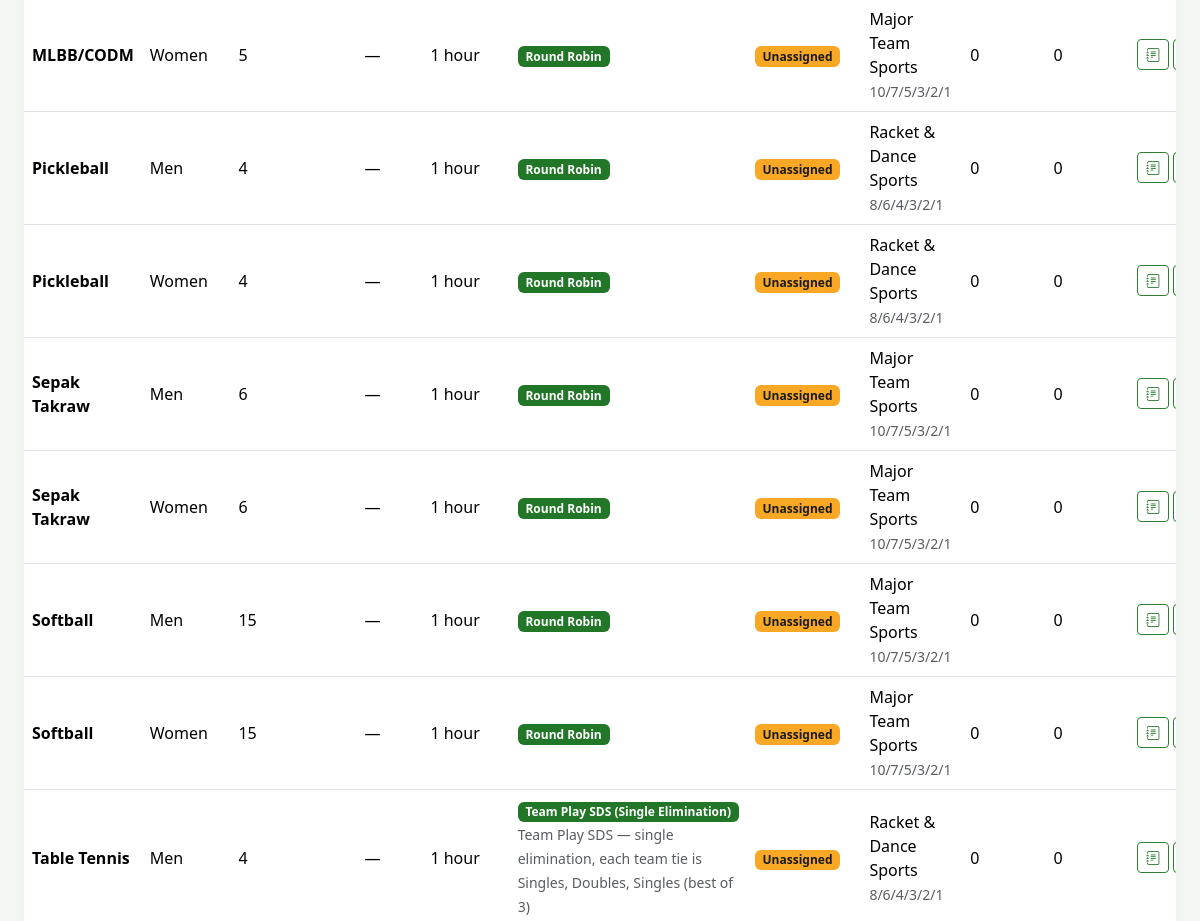
The app's page /intramurals/sports/index.php (signed in, middle part), older data.
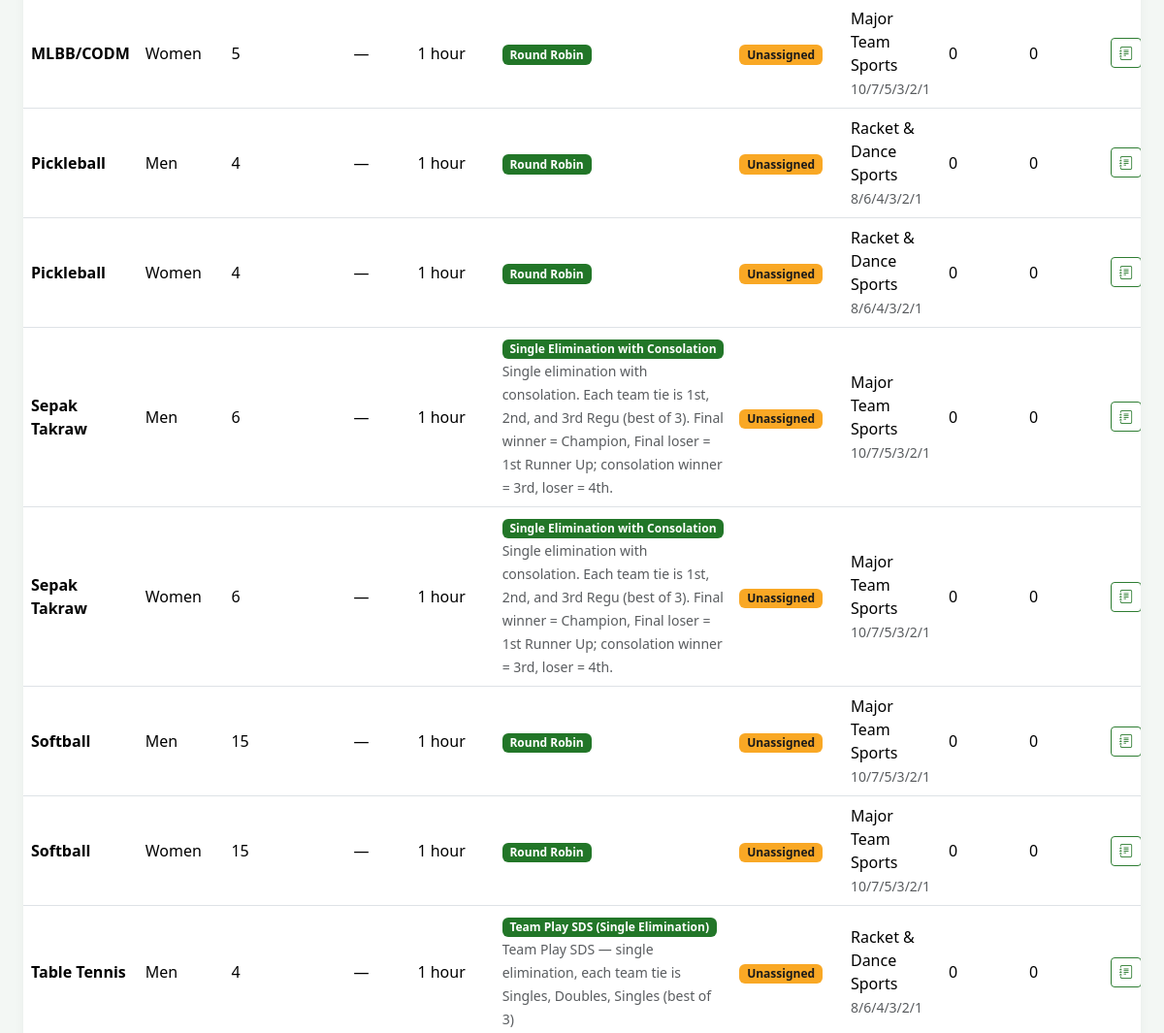
The same page, newer data.
### tables this page shows
CREATE TABLE IF NOT EXISTS intramural_sports (
    id INT AUTO_INCREMENT PRIMARY KEY,
    name VARCHAR(100) NOT NULL,
    description TEXT,
    category ENUM('men', 'women', 'mixed') NOT NULL DEFAULT 'men',
    players_per_event INT DEFAULT NULL,
    scoring_method ENUM('points', 'sets', 'games', 'time') NOT NULL DEFAULT 'points',
    rules TEXT,
    guidelines TEXT,
    schedule_notes TEXT,
    venue VARCHAR(150) DEFAULT NULL,
    game_duration_minutes INT NOT NULL DEFAULT 60,
    tournament_format ENUM('round_robin', 'single_elimination', 'single_elimination_consolation', 'modified_single_elimination_consolation', 'double_elimination', 'group_knockout', 'rank_first_to_last', 'team_play_sds', 'team_play_sds_consolation', 'custom') NOT NULL DEFAULT 'round_robin',
    format_notes TEXT,
    win_points INT NOT NULL DEFAULT 3,
    draw_points INT NOT NULL DEFAULT 1,
    loss_points INT NOT NULL DEFAULT 0,
    point_scheme_id INT DEFAULT NULL,
    created_at TIMESTAMP DEFAULT CURRENT_TIMESTAMP,
    updated_at TIMESTAMP DEFAULT CURRENT_TIMESTAMP ON UPDATE CURRENT_TIMESTAMP,
    UNIQUE KEY uq_sport_name_category (name, category),
    FOREIGN KEY (point_scheme_id) REFERENCES intramural_point_schemes(id) ON DELETE SET NULL
);

CREATE TABLE IF NOT EXISTS intramural_point_schemes (
    id INT AUTO_INCREMENT PRIMARY KEY,
    name VARCHAR(100) NOT NULL UNIQUE,
    description TEXT,
    points_1 INT NOT NULL DEFAULT 10,
    points_2 INT NOT NULL DEFAULT 7,
    points_3 INT NOT NULL DEFAULT 5,
    points_4 INT NOT NULL DEFAULT 3,
    points_5 INT NOT NULL DEFAULT 2,
    points_6 INT NOT NULL DEFAULT 1,
    is_active TINYINT(1) NOT NULL DEFAULT 1,
    created_at TIMESTAMP DEFAULT CURRENT_TIMESTAMP,
    updated_at TIMESTAMP DEFAULT CURRENT_TIMESTAMP ON UPDATE CURRENT_TIMESTAMP
);

### includes/functions.php (called while the page is built, shortened)
<?php
function sanitize(string $input): string
{
    return htmlspecialchars(trim($input), ENT_QUOTES, 'UTF-8');
}
function getSetting(string $key, $default = null)
{
    $db = getDB();
    $stmt = $db->prepare('SELECT setting_value, setting_type FROM system_settings WHERE setting_key = ?');
    $stmt->execute([$key]);
    $row = $stmt->fetch();
    return match ($row['setting_type']) {
        'integer' => (int) $row['setting_value'],
        'boolean' => (bool) $row['setting_value'],
        'json'    => json_decode($row['setting_value'], true),
        default   => $row['setting_value'],
    };
}

### includes/theme.php (called while the page is built, shortened)
<?php
function getActiveTheme(): array
{
    $presets = getThemePresets();
    $presetKey = getSetting('theme_preset', 'jhcsc_official');
    $theme = $presets[$presetKey] ?? $presets['jhcsc_official'];
    $theme['preset'] = $presetKey;
    return $theme;
}

### includes/auth.php (called while the page is built, shortened)
<?php
require_once __DIR__ . '/../config/config.php';
require_once __DIR__ . '/functions.php';
require_once __DIR__ . '/intramurals.php';
function isLoggedIn(): bool
{
    return isset($_SESSION['user_id']) && !empty($_SESSION['user_id']);
}
function canManageIntramurals(): bool
{
    return isLoggedIn() && in_array($_SESSION['user_role'], ['admin', 'coordinator', 'staff'], true);
}

### includes/intramurals.php (called while the page is built, shortened)
<?php
function tournamentFormatLabels(): array
{
    return [
        'round_robin' => 'Round Robin',
        'single_elimination' => 'Single Elimination',
        'single_elimination_consolation' => 'Single Elimination with Consolation',
        'modified_single_elimination_consolation' => 'Modified Single Elimination w Consolation',
        'double_elimination' => 'Double Elimination',
        'group_knockout' => 'Group Stage → Knockout',
        'rank_first_to_last' => 'Rank from First to Last',
        'team_play_sds' => 'Team Play SDS (Single Elimination)',
        'team_play_sds_consolation' => 'Team Play SDS (Single Elimination with Consolation)',
        'custom' => 'Custom / Agreed Format',
    ];
}
function tournamentFormatLabel(?string $format): string
{
    $labels = tournamentFormatLabels();
    $key = $format ?: 'round_robin';
    return $labels[$key] ?? ucfirst(str_replace('_', ' ', $key));
}
function normalizeGameDurationMinutes($value, ?array $sport = null): int
{
    $minutes = (int) $value;
    return max(MIN_GAME_DURATION_MINUTES, min(MAX_GAME_DURATION_MINUTES, $minutes));
}
function getSportGameDurationMinutes(array $sport): int
{
    return normalizeGameDurationMinutes($sport['game_duration_minutes'] ?? null, $sport);
}
function formatGameDurationMinutes(int $minutes): string
{
    if ($minutes % 60 === 0) {
        $hours = (int) ($minutes / 60);
        return $hours === 1 ? '1 hour' : $hours . ' hours';
    }
    return $minutes . ' min';
}
function ensureRosterLockColumns(): void
{
    static $checked = false;
    if ($checked) {
        return;
    }
    $checked = true;
}
function getActiveSeason(): ?array
{
    try {
        $db = getDB();
        $season = $db->query('SELECT * FROM intramural_seasons WHERE is_active = 1 ORDER BY id DESC LIMIT 1')->fetch();
        if ($season) {
            return $season;
        }
        return $db->query('SELECT * FROM intramural_seasons ORDER BY id DESC LIMIT 1')->fetch() ?: null;
    } catch (Throwable $e) {
        return null;
    }
}
function getCurrentSeasonId(): ?int
{
    $active = getActiveSeason();
    return $active ? (int) $active['id'] : null;
}
function formatSchemePoints(array $scheme): string
{
    return implode('/', [
        (int) $scheme['points_1'],
        (int) $scheme['points_2'],
        (int) $scheme['points_3'],
        (int) $scheme['points_4'],
        (int) $scheme['points_5'],
        (int) $scheme['points_6'],
    ]);
}

### intramurals/sports/index.php (the view, shortened to what this page needs)
<?php
require_once __DIR__ . '/../../includes/auth.php';
$db = getDB();
$seasonId = getCurrentSeasonId();
$regCount = $seasonId
    ? '(SELECT COUNT(*) FROM intramural_registrations r WHERE r.sport_id = s.id AND r.season_id = ' . (int) $seasonId . ')'
    : '(SELECT COUNT(*) FROM intramural_registrations r WHERE r.sport_id = s.id)';
$matchCount = $seasonId
    ? '(SELECT COUNT(*) FROM intramural_matches m WHERE m.sport_id = s.id AND m.season_id = ' . (int) $seasonId . ')'
    : '(SELECT COUNT(*) FROM intramural_matches m WHERE m.sport_id = s.id)';
$tmJoin = $seasonId
    ? 'LEFT JOIN intramural_event_managers em ON em.sport_id = s.id AND em.season_id = ' . (int) $seasonId . '
    LEFT JOIN users tm ON em.manager_user_id = tm.id'
    : 'LEFT JOIN intramural_event_managers em ON em.sport_id = s.id
    LEFT JOIN users tm ON em.manager_user_id = tm.id';
$sports = $db->query("SELECT s.*, ps.name as scheme_name, ps.points_1, ps.points_2, ps.points_3, ps.points_4, ps.points_5, ps.points_6,
    tm.first_name as tm_first_name, tm.last_name as tm_last_name, tm.username as tm_username,
    $regCount as athlete_count,
    $matchCount as match_count
    FROM intramural_sports s
    LEFT JOIN intramural_point_schemes ps ON s.point_scheme_id = ps.id
    $tmJoin
    ORDER BY s.name, s.category")->fetchAll();
$canManageSports = canManageIntramurals();
$sportColumnCount = 10 + ($canManageSports ? 1 : 0);
require_once __DIR__ . '/../../includes/header.php';
?>
<div class="card">
    <div class="card-body p-0">
        <div class="table-responsive">
            <table class="table table-hover mb-0 align-middle">
                <tbody>
                    <?php if (empty($sports)): ?>
                    <tr><td colspan="<?= (int) $sportColumnCount ?>" class="text-center text-muted py-4">No sports yet.</td></tr>
                    <?php else: ?>
                    <?php foreach ($sports as $s): ?>
                    <?php
                    $sportPayload = htmlspecialchars(json_encode([
                        'id' => (int) $s['id'],
                        'name' => $s['name'],
                        'category' => $s['category'],
                        'description' => $s['description'] ?? '',
                        'scoring_method' => $s['scoring_method'],
                        'rules' => $s['rules'] ?? '',
                        'guidelines' => $s['guidelines'] ?? '',
                        'schedule_notes' => $s['schedule_notes'] ?? '',
                        'venue' => $s['venue'] ?? '',
                        'game_duration_minutes' => getSportGameDurationMinutes($s),
                        'tournament_format' => $s['tournament_format'] ?? 'round_robin',
                        'format_notes' => $s['format_notes'] ?? '',
                        'win_points' => (int) $s['win_points'],
                        'draw_points' => (int) $s['draw_points'],
                        'loss_points' => (int) $s['loss_points'],
                        'point_scheme_id' => $s['point_scheme_id'] ?? '',
                        'players_per_event' => $s['players_per_event'] ?? '',
                    ], JSON_HEX_TAG | JSON_HEX_APOS | JSON_HEX_QUOT | JSON_HEX_AMP), ENT_QUOTES, 'UTF-8');
                    ?>
                    <tr>
                        <td>
                            <strong><?= sanitize($s['name']) ?></strong>
                        </td>
                        <td><?= ucfirst($s['category']) ?></td>
                        <td>
                            <?php if (!empty($s['players_per_event'])): ?>
                            <?= (int) $s['players_per_event'] ?>
                            <?php else: ?>
                            <span class="text-muted">—</span>
                            <?php endif; ?>
                        </td>
                        <td><?= sanitize($s['venue'] ?: '—') ?></td>
                        <td><?= sanitize(formatGameDurationMinutes(getSportGameDurationMinutes($s))) ?></td>
                        <td>
                            <span class="badge bg-info text-dark"><?= sanitize(tournamentFormatLabel($s['tournament_format'] ?? 'round_robin')) ?></span>
                            <?php if (!empty($s['format_notes'])): ?>
                            <br><small class="text-muted"><?= sanitize($s['format_notes']) ?></small>
                            <?php endif; ?>
                        </td>
                        <td>
                            <?php if (!empty($s['tm_username'])): ?>
                            <?= sanitize(trim(($s['tm_first_name'] ?? '') . ' ' . ($s['tm_last_name'] ?? ''))) ?>
                            <br><small class="text-muted"><?= sanitize($s['tm_username']) ?></small>
                            <?php else: ?>
                            <span class="badge bg-warning text-dark">Unassigned</span>
                            <?php endif; ?>
                        </td>
                        <td>
                            <?= sanitize($s['scheme_name'] ?: 'Default') ?>
                            <br><small class="text-muted"><?= $s['scheme_name'] ? sanitize(formatSchemePoints($s)) : '10/7/5/3/2/1' ?></small>
                        </td>
                        <td><?= (int) $s['athlete_count'] ?></td>
                        <td><?= (int) $s['match_count'] ?></td>
                        <?php if ($canManageSports): ?>
                        <td class="text-end text-nowrap">
                            <a href="<?= BASE_URL ?>/intramurals/sports/guidelines.php?sport=<?= (int) $s['id'] ?>"
                               class="btn btn-sm btn-outline-secondary"
                               title="Guidelines">
                                <i class="bi bi-journal-text"></i>
                            </a>
                            <button type="button"
                                    class="btn btn-sm btn-outline-secondary btn-copy-sport"
                                    data-bs-toggle="modal"
                                    data-bs-target="#sportModal"
                                    data-sport-mode="copy"
                                    data-sport="<?= $sportPayload ?>"
                                    title="Copy sport">
                            </button>
                        </td>
                        <?php endif; ?>
                    </tr>
                    <?php endforeach; ?>
                    <?php endif; ?>
                </tbody>
            </table>
        </div>
    </div>
</div>
<?php require_once __DIR__ . '/../../includes/footer.php'; ?>

### includes/header.php (shortened to what this page needs)
<?php
$styleFile = __DIR__ . '/../assets/css/style.css';
$styleVersion = is_file($styleFile) ? (string) filemtime($styleFile) : APP_VERSION;
?>
<!DOCTYPE html>
<html lang="en">
<head>
    <link href="https://cdn.jsdelivr.net/npm/bootstrap@5.3.2/dist/css/bootstrap.min.css" rel="stylesheet">
    <link href="https://cdn.jsdelivr.net/npm/bootstrap-icons@1.11.1/font/bootstrap-icons.css" rel="stylesheet">
    <link href="<?= BASE_URL ?>/assets/css/style.css?v=<?= $styleVersion ?>" rel="stylesheet">
</head>
<body class="<?= (getActiveTheme()['preset'] ?? '') === 'dark_mode' ? 'theme-dark' : '' ?>">
<main class="<?= isLoggedIn() ? 'app-main container-fluid px-3 px-sm-4 py-3 py-md-4' : '' ?>">

### includes/footer.php (shortened to what this page needs)
</main>
</body>
</html>

### assets/css/style.css (style rules this page uses)
:root { --jhcsc-primary: #1b5e20; --jhcsc-secondary: #2e7d32; --jhcsc-accent: #c62828; }
body { min-height: 100vh; display: flex; flex-direction: column; background-color: var(--theme-body-bg, #f4f6f9); color: var(--theme-text, #2c3e50); }
main { flex: 1; }
.table-responsive { border-radius: 12px; overflow-x: auto; -webkit-overflow-scrolling: touch; }
.card { border: none; border-radius: 12px; box-shadow: 0 2px 10px rgba(0,0,0,0.05); background-color: var(--theme-card-bg, #ffffff); }

Row changes from the older to the newer data that the page shows:
changed intramural_sports (number 4 of 8 on the later page): tournament_format "Round Robin" → "Single Elimination with Consolation"; format_notes (not shown) → "Single elimination with consolation. Each team tie is 1st, 2nd, and 3rd Regu (best of 3). Final winner = Champion, Final loser = 1st Runner Up; consolation winner = 3rd, loser = 4th."
changed intramural_sports (number 5 of 8 on the later page): tournament_format "Round Robin" → "Single Elimination with Consolation"; format_notes (not shown) → "Single elimination with consolation. Each team tie is 1st, 2nd, and 3rd Regu (best of 3). Final winner = Champion, Final loser = 1st Runner Up; consolation winner = 3rd, loser = 4th."
